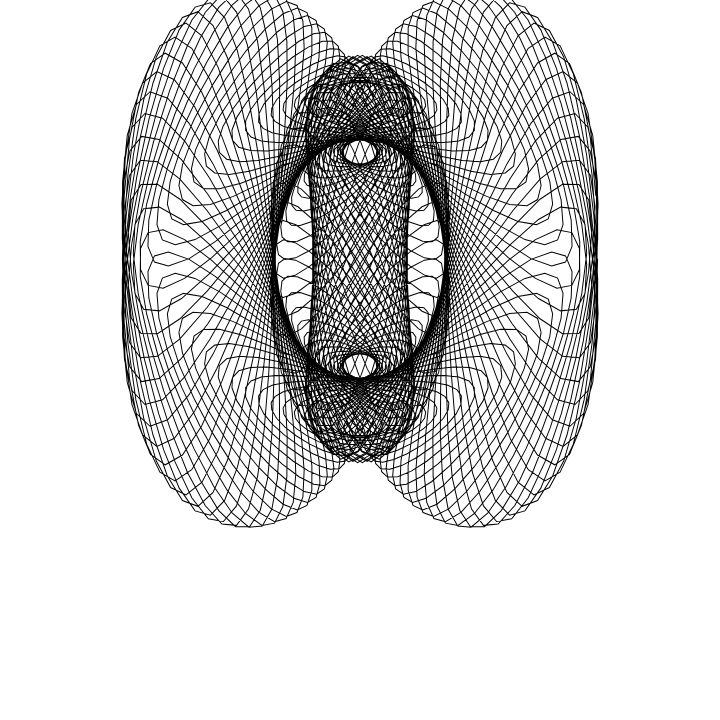
Frame 1 (no input)
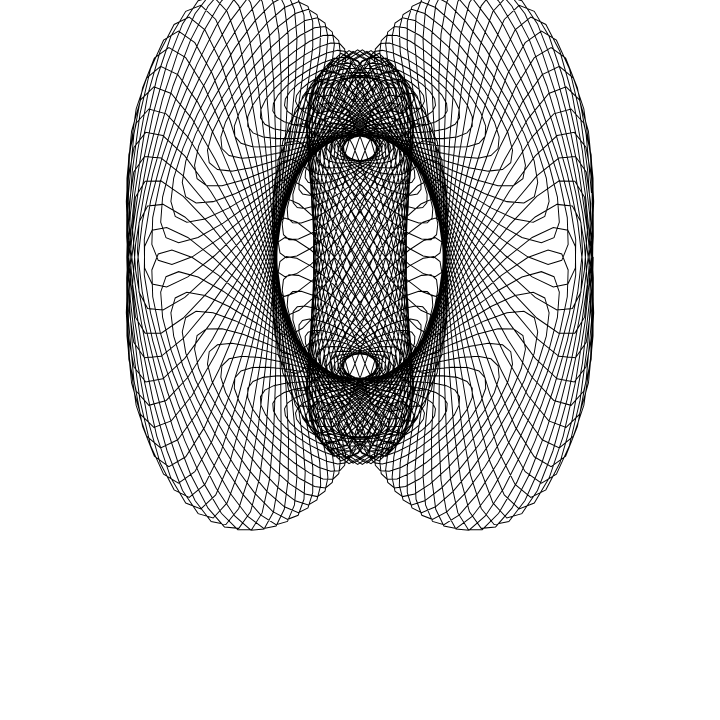
Frame 60 (no input)
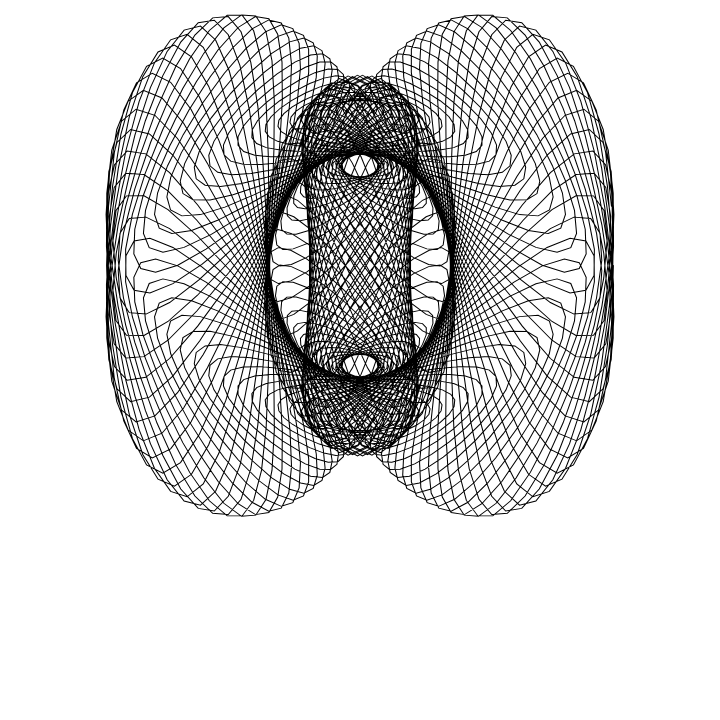
Frame 120 (the mouse pressed at the canvas centre since frame 60)

The p5.js sketch that drew these frames (run headless with seeded random() and noise() and a simulated clock; from frame 60 on, the mouse is pressed at the canvas centre):

// p5.js sketch
// ── sketch.js
// JOUR 2 : COURBES TOURNANTES
// Thème : Twelve principles of animation (Squash and Stretch)

let DESSIN = 95;
let NP = 480, PI = Math.PI;
let N = 4000, T1 = 1, T2 = 100, H1 = 1, H2 = 1, K1 = 1, K2 = 2, R1 = NP / 6, R2 = NP / 4;

function setup() {
  createCanvas(720, 720);
  stroke(0);
  noFill();
}

function draw() {
  background(255);
  
  // --- PRINCIPE D'ANIMATION : SQUASH & STRETCH ---
  // On utilise sin(frameCount) pour créer un cycle fluide
  let speed = frameCount * 0.05;
  let stretch = map(sin(speed), -1, 1, 0.8, 1.2); // S'étire verticalement
  let squash = map(sin(speed), -1, 1, 1.2, 0.8);  // S'écrase horizontalement en opposition
  
  translate(width / 2, height / 2);
  scale(squash, stretch); // Applique l'effet à toute la forme
  
  beginShape();
  for (let I = 0; I < N; I++) {
    let S_ = cos(4 * PI * I / N) * .4 + .6;
    let AN = 2 * PI * I / N;
    let C1 = cos(H1 * AN * T1), S1 = sin(H2 * AN * T1);
    let C2 = S_ * cos(K1 * AN * T2), S2 = S_ * sin(K2 * AN * T2);
    
    let X = (R1 * C1 + R2 * (C1 * C2 - S1 * S2)) * 1.2;
    let Y = (R1 * S1 + R2 * (S1 * C2 + C1 * S2)) * 1.4 * 1.2;
    
    vertex(X, Y - 100); // On centre le dessin
  }
  endShape();
}
